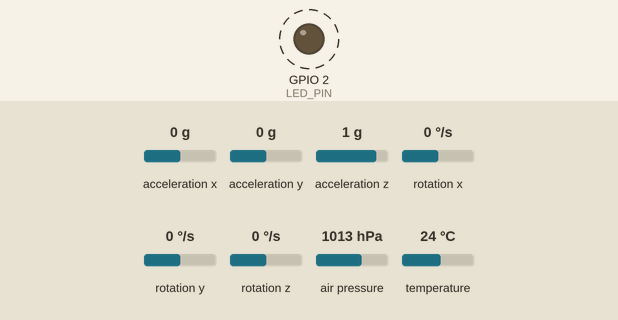
A sketch run on a simulated ESP32. Parts: output pins drawn as LEDs (lit = HIGH). Dashed ring = blinking. The test bench sets the inputs (shaded band); at power-on: acceleration x 0 g, acceleration y 0 g, acceleration z 1 g, rotation x 0 °/s, rotation y 0 °/s, rotation z 0 °/s, air pressure 1013 hPa, temperature 24 °C. WiFi joins after 1.5 s; servers stay silent unless stated; uploads are accepted with an empty reply; what the sketch prints to the serial monitor is not drawn.

Above: at 3.6 s.
Timing chart, 0 to 7.5 s (numbered marks = the images above):
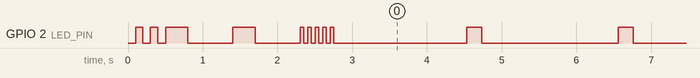

The sketch:

anomaly_get_data_v2.ino
```cpp
#include <WiFi.h>
#include <HTTPClient.h>
#include <ArduinoJson.h>
#include <Wire.h>
#include "I2Cdev.h"
#include "MPU6050.h"
#include <Adafruit_BMP085.h>

const int LED_PIN = 2;
const char* WIFI_SSID = "SMS Tecnologia";
const char* WIFI_PASS = "23pipocas";
const char* SERVER_URL = "http://173.21.101.62:4242";

const int SAMPLE_RATE = 200;
const int NUM_SAMPLES = 200;
const int I2C_SDA = 21, I2C_SCL = 22;
const float ACC_SCALE = 16384.0;

MPU6050 mpu(0x68);
Adafruit_BMP085 bmp;
HTTPClient http;

int16_t ax, ay, az;
int16_t gx, gy, gz;
bool bmpOk = false;

void blinkLED(int times, int delayMs) {
  for (int i = 0; i < times; i++) {
    digitalWrite(LED_PIN, HIGH);
    delay(delayMs);
    digitalWrite(LED_PIN, LOW);
    delay(delayMs);
  }
}

void debugWiFiStatus() {
  wl_status_t status = WiFi.status();
  switch (status) {
    case WL_NO_SSID_AVAIL: Serial.println("WiFi: SSID não disponível"); break;
    case WL_CONNECT_FAILED: Serial.println("WiFi: Falha na conexão"); break;
    case WL_CONNECTION_LOST: Serial.println("WiFi: Conexão perdida"); break;
    case WL_DISCONNECTED: Serial.println("WiFi: Desconectado"); break;
    case WL_CONNECTED: Serial.println("WiFi: Conectado"); break;
    default: Serial.printf("WiFi: Status desconhecido (%d)\n", status); break;
  }
}

void setup() {
  Serial.begin(115200);
  pinMode(LED_PIN, OUTPUT);

  Wire.begin(I2C_SDA, I2C_SCL);
  delay(100);
  Serial.println("Inicializando sensores GY-87...");

  bmpOk = bmp.begin();
  if (!bmpOk) Serial.println("Aviso: BMP085 não encontrado.");
  else Serial.println("BMP085 OK.");

  mpu.initialize();
  if (!mpu.testConnection()) {
    Serial.println("Erro: MPU6050 não encontrado.");
    while (1) blinkLED(3, 200);
  } else {
    Serial.println("MPU6050 OK.");
  }

  blinkLED(2, 100);

  Serial.print("Conectando ao WiFi");
  WiFi.begin(WIFI_SSID, WIFI_PASS);
  unsigned long start = millis();
  while (WiFi.status() != WL_CONNECTED && millis() - start < 15000) {
    Serial.print(".");
    blinkLED(1, 300);
    delay(300);
    debugWiFiStatus();
  }

  if (WiFi.status() == WL_CONNECTED) {
    Serial.printf("\nConectado! IP: %s\n", WiFi.localIP().toString().c_str());
    blinkLED(5, 50);
  } else {
    Serial.println("\nErro: WiFi não conectou.");
    while (1) blinkLED(10, 100);
  }
}

void sendData(JsonDocument& json) {
  http.begin(SERVER_URL);
  http.addHeader("Content-Type", "application/json");
  String jsonString;
  serializeJson(json, jsonString);
  int code = http.POST(jsonString);
  String resp = http.getString();
  Serial.printf("POST: %d | Resposta: %s\n", code, resp.c_str());
  http.end();
}

void loop() {
  DynamicJsonDocument json(JSON_OBJECT_SIZE(6) + 3 * JSON_ARRAY_SIZE(NUM_SAMPLES));
  JsonArray x_data = json.createNestedArray("x");
  JsonArray y_data = json.createNestedArray("y");
  JsonArray z_data = json.createNestedArray("z");

  for (int i = 0; i < NUM_SAMPLES; i++) {
    mpu.getMotion6(&ax, &ay, &az, &gx, &gy, &gz);

    // Convertendo para "g"
    float gx_val = ax / ACC_SCALE;
    float gy_val = ay / ACC_SCALE;
    float gz_val = az / ACC_SCALE;

    x_data.add(gx_val);
    y_data.add(gy_val);
    z_data.add(gz_val);

    if (i % 50 == 0) {
      Serial.printf("Sample %d: X:%.3f Y:%.3f Z:%.3f\n", i, gx_val, gy_val, gz_val);
    }

    delay(1000 / SAMPLE_RATE);
  }

  if (bmpOk) {
    json["temp"] = bmp.readTemperature();
    json["press"] = bmp.readPressure();
    json["alt"] = bmp.readAltitude();
  }

  digitalWrite(LED_PIN, HIGH);
  sendData(json);
  digitalWrite(LED_PIN, LOW);
  delay(100);
}
```

Measured:
- by itself, GPIO 2 (LED_PIN): HIGH → LOW at 0.20 s, → HIGH 0.10 s later, → LOW 0.10 s later, → HIGH 0.10 s later, … (141 changes in this stretch)
